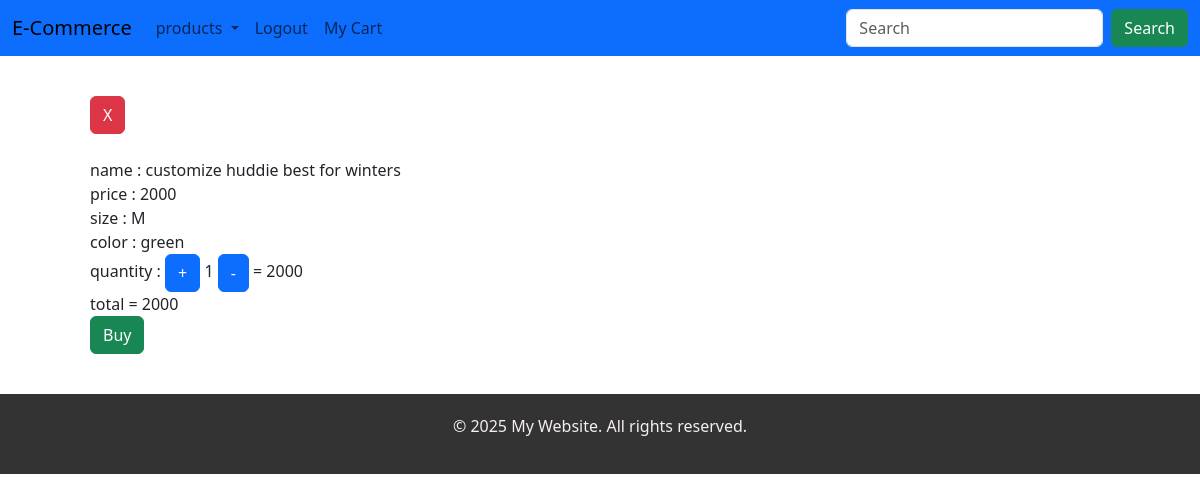
The page /cart/ (signed in) on the database as committed earlier.
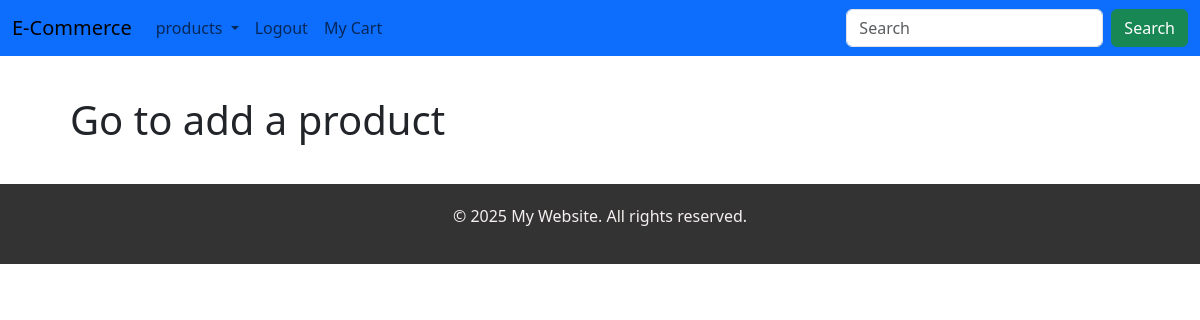
The same page on the database as committed later.
### e_app/models.py (models this page shows, shortened)
class CartItem(models.Model):
    user=models.ForeignKey(User,on_delete=models.CASCADE)
    product=models.ForeignKey(Products,on_delete=models.CASCADE)
    color=models.CharField(max_length=222,null=True,blank=True)
    size=models.CharField(max_length=222,null=True,blank=True)
    quantity=models.IntegerField(default=1)
    def total(self):
        return self.product.p_price*self.quantity

class Products(models.Model):
    p_title=models.CharField(max_length=222)
    p_category=models.CharField(choices=PRODUCT_CATEGORIES,max_length=12)
    p_dsc=models.TextField()
    p_price=models.IntegerField(max_length=222)
    def main_image(self):
        first_image=self.images.first()
        if first_image:
            return first_image.p_image.url
        return None

### e_app/views.py (the view)
# urls.py: path('cart/',views.cart,name='cart'),
def cart(request):
    c_item=CartItem.objects.filter(user=request.user)
    total=sum(item.total() for item in c_item)
    return render (request,'addtocart.html',{'c_item':c_item,'total':total})

### e_app/templates/addtocart.html (shortened to what this page needs)
{% extends "base.html" %}
{% block content %}
<div class="container">
    {% if c_item %}
    <div class="container">
        {% for item in c_item %}
      <a class="btn btn-danger" href="{% url 'remove' item.id %}">X</a> <br>
      <img style="width: auto; height:3cm;" src="{{item.product.main_image }}" alt=""> <br>
    name :  {{item.product.p_title}} <br>
    price : {{item.product.p_price}} <br>
    {% if item.product.p_category == "huddie" %}
    size : {{item.size}} <br>
    color : {{item.color}} <br>
    {% endif %}
    quantity : <a class="btn btn-primary" href="{% url 'increase' item.id %}">+</a> {{item.quantity}} <a class="btn btn-primary" href="{% url 'decrease' item.id %}">-</a> = {{item.total}}<br>
    {% endfor %}
    total = {{total}} <br>
      <a class="btn btn-success" href="{% url 'checkout' %}">Buy</a><br>
    </div>
{% else %}
    <h1>Go to add a product</h1>
{% endif %}
</div>
{% endblock %}

Rows that differ between the two databases and show on the page:
removed CartItem: product.p_title "customize huddie best for winters", product.p_price "2000", size "M", color "green", quantity "1", total "2000"
Other text that changed with them:
{{ total }}: "2000" → (not shown)
text no longer shown: "total = Buy"
text now shown: "Go to add a product"
